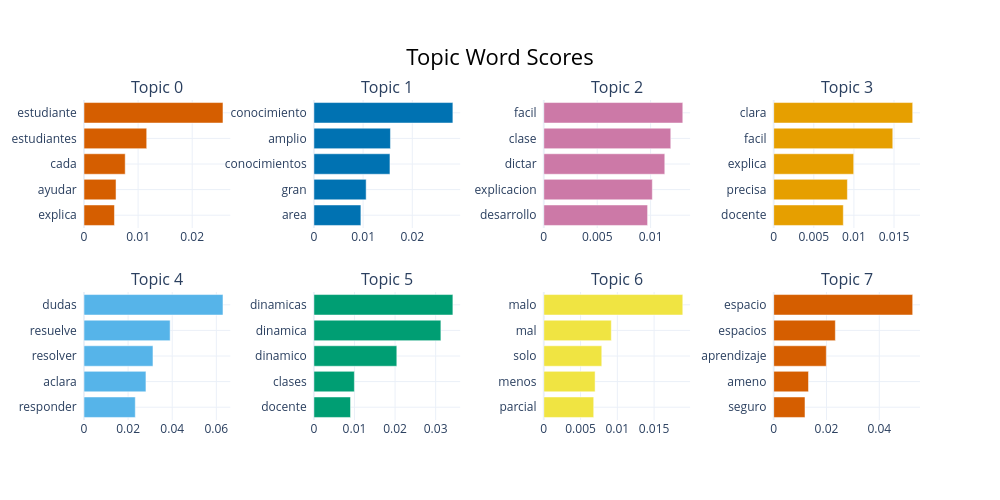

Notebook code cell kept with this figure:
### Code cell
# Top terms per topic (bar charts)
modeler.plot_barchart(top_k_topics=8).show()

### Figure 1 — Plotly figure (JSON) as saved in the notebook; plotly's stock layout.template omitted (floating-point values rounded to 4 significant figures)
{"data": [{"marker": {"color": "#D55E00"}, "orientation": "h", "type": "bar", "x": [0.005629, 0.00592, 0.007616, 0.01159, 0.02569], "xaxis": "x", "y": ["explica  ", "ayudar  ", "cada  ", "estudiantes  ", "estudiante  "], "yaxis": "y"}, {"marker": {"color": "#0072B2"}, "orientation": "h", "type": "bar", "x": [0.009551, 0.01062, 0.01546, 0.01556, 0.02825], "xaxis": "x2", "y": ["area  ", "gran  ", "conocimientos  ", "amplio  ", "conocimiento  "], "yaxis": "y2"}, {"marker": {"color": "#CC79A7"}, "orientation": "h", "type": "bar", "x": [0.009718, 0.01016, 0.01133, 0.01189, 0.01301], "xaxis": "x3", "y": ["desarrollo  ", "explicacion  ", "dictar  ", "clase  ", "facil  "], "yaxis": "y3"}, {"marker": {"color": "#E69F00"}, "orientation": "h", "type": "bar", "x": [0.008678, 0.009184, 0.009973, 0.01484, 0.01733], "xaxis": "x4", "y": ["docente  ", "precisa  ", "explica  ", "facil  ", "clara  "], "yaxis": "y4"}, {"marker": {"color": "#56B4E9"}, "orientation": "h", "type": "bar", "x": [0.02325, 0.02808, 0.03127, 0.03906, 0.06302], "xaxis": "x5", "y": ["responder  ", "aclara  ", "resolver  ", "resuelve  ", "dudas  "], "yaxis": "y5"}, {"marker": {"color": "#009E73"}, "orientation": "h", "type": "bar", "x": [0.009026, 0.009969, 0.02043, 0.03129, 0.03425], "xaxis": "x6", "y": ["docente  ", "clases  ", "dinamico  ", "dinamica  ", "dinamicas  "], "yaxis": "y6"}, {"marker": {"color": "#F0E442"}, "orientation": "h", "type": "bar", "x": [0.006789, 0.006978, 0.007885, 0.009181, 0.0189], "xaxis": "x7", "y": ["parcial  ", "menos  ", "solo  ", "mal  ", "malo  "], "yaxis": "y7"}, {"marker": {"color": "#D55E00"}, "orientation": "h", "type": "bar", "x": [0.01186, 0.01319, 0.01993, 0.02335, 0.05265], "xaxis": "x8", "y": ["seguro  ", "ameno  ", "aprendizaje  ", "espacios  ", "espacio  "], "yaxis": "y8"}], "layout": {"annotations": [{"font": {"size": 16}, "showarrow": false, "text": "Topic 0", "x": 0.0875, "xanchor": "center", "xref": "paper", "y": 1, "yanchor": "bottom", "yref": "paper"}, {"font": {"size": 16}, "showarrow": false, "text": "Topic 1", "x": 0.3625, "xanchor": "center", "xref": "paper", "y": 1, "yanchor": "bottom", "yref": "paper"}, {"font": {"size": 16}, "showarrow": false, "text": "Topic 2", "x": 0.6375, "xanchor": "center", "xref": "paper", "y": 1, "yanchor": "bottom", "yref": "paper"}, {"font": {"size": 16}, "showarrow": false, "text": "Topic 3", "x": 0.9125, "xanchor": "center", "xref": "paper", "y": 1, "yanchor": "bottom", "yref": "paper"}, {"font": {"size": 16}, "showarrow": false, "text": "Topic 4", "x": 0.0875, "xanchor": "center", "xref": "paper", "y": 0.4, "yanchor": "bottom", "yref": "paper"}, {"font": {"size": 16}, "showarrow": false, "text": "Topic 5", "x": 0.3625, "xanchor": "center", "xref": "paper", "y": 0.4, "yanchor": "bottom", "yref": "paper"}, {"font": {"size": 16}, "showarrow": false, "text": "Topic 6", "x": 0.6375, "xanchor": "center", "xref": "paper", "y": 0.4, "yanchor": "bottom", "yref": "paper"}, {"font": {"size": 16}, "showarrow": false, "text": "Topic 7", "x": 0.9125, "xanchor": "center", "xref": "paper", "y": 0.4, "yanchor": "bottom", "yref": "paper"}], "height": 500, "hoverlabel": {"bgcolor": "white", "font": {"family": "Rockwell", "size": 16}}, "showlegend": false, "title": {"font": {"color": "Black", "size": 22}, "text": "Topic Word Scores", "x": 0.5, "xanchor": "center", "yanchor": "top"}, "width": 1000, "xaxis": {"anchor": "y", "domain": [0, 0.175], "showgrid": true}, "xaxis2": {"anchor": "y2", "domain": [0.275, 0.45], "showgrid": true}, "xaxis3": {"anchor": "y3", "domain": [0.55, 0.725], "showgrid": true}, "xaxis4": {"anchor": "y4", "domain": [0.825, 1], "showgrid": true}, "xaxis5": {"anchor": "y5", "domain": [0, 0.175], "showgrid": true}, "xaxis6": {"anchor": "y6", "domain": [0.275, 0.45], "showgrid": true}, "xaxis7": {"anchor": "y7", "domain": [0.55, 0.725], "showgrid": true}, "xaxis8": {"anchor": "y8", "domain": [0.825, 1], "showgrid": true}, "yaxis": {"anchor": "x", "domain": [0.6, 1], "showgrid": true}, "yaxis2": {"anchor": "x2", "domain": [0.6, 1], "showgrid": true}, "yaxis3": {"anchor": "x3", "domain": [0.6, 1], "showgrid": true}, "yaxis4": {"anchor": "x4", "domain": [0.6, 1], "showgrid": true}, "yaxis5": {"anchor": "x5", "domain": [0, 0.4], "showgrid": true}, "yaxis6": {"anchor": "x6", "domain": [0, 0.4], "showgrid": true}, "yaxis7": {"anchor": "x7", "domain": [0, 0.4], "showgrid": true}, "yaxis8": {"anchor": "x8", "domain": [0, 0.4], "showgrid": true}}}
